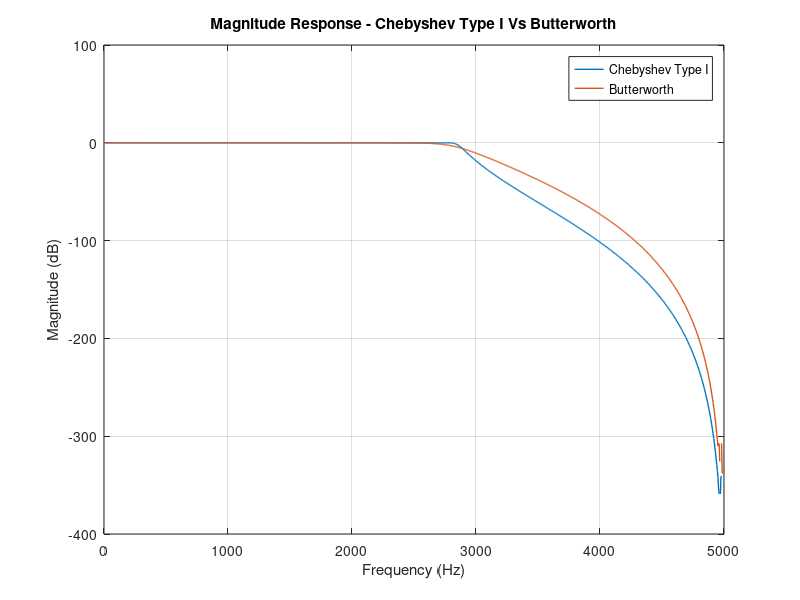

This figure's MATLAB source:
clc;close all;clear variables;

Fs=10000;Fc=3000;W=400;
Rs=35;Rp=0.1;
Wp=(Fc-W/2)/(Fs/2);
Ws=(Fc+W/2)/(Fs/2);
[N,Wp] = cheb1ord(Wp,Ws,Rp,Rs);
[b,a] = cheby1(N,Rp,Wp);
[H,f] = freqz(b,a,1024,Fs);
figure;
plot(f,20*log10(abs(H)),'LineWidth',1);hold on;
title('Magnitude Response - Chebyshev Type I Vs Butterworth')
xlabel('Frequency (Hz)');grid;
ylabel('Magnitude (dB)')

[b,a]=butter(N,Wp);
[H,f]=freqz(b,a,1024,Fs);
plot(f,20*log10(abs(H)),'LineWidth',1)
legend('Chebyshev Type I','Butterworth')
hold off;